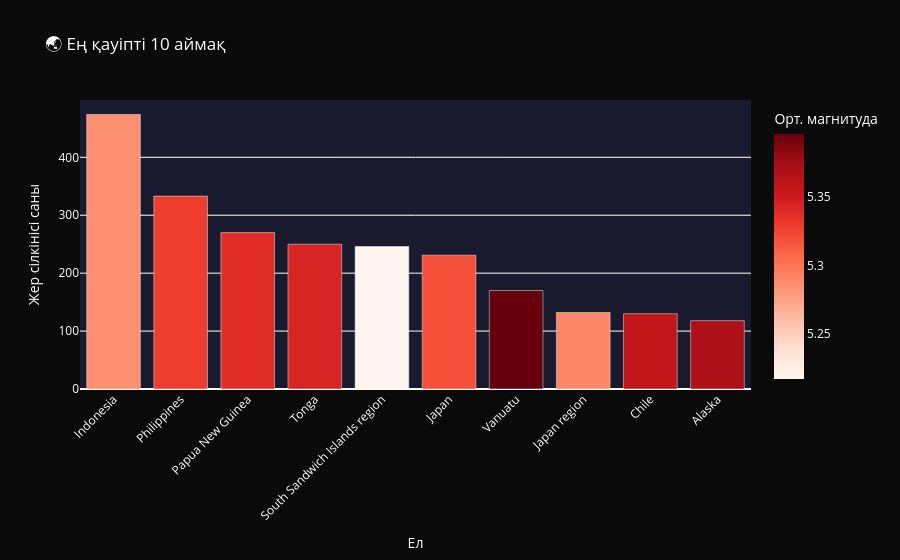

Source (notebook cell):
### Code cell
# Ең қауіпті аймақтар — Top 10 ел
df_clean['country'] = df_clean['place'].str.split(', ').str[-1]

top_countries = df_clean.groupby('country').agg(
    count=('mag', 'count'),
    avg_mag=('mag', 'mean'),
    max_mag=('mag', 'max')
).sort_values('count', ascending=False).head(10).reset_index()

fig5 = px.bar(
    top_countries,
    x='country',
    y='count',
    color='avg_mag',
    color_continuous_scale='Reds',
    title='🌏 Ең қауіпті 10 аймақ',
    labels={'country': 'Ел', 'count': 'Жер сілкінісі саны', 'avg_mag': 'Орт. магнитуда'}
)

fig5.update_layout(
    paper_bgcolor='#0a0a0a',
    plot_bgcolor='#1a1a2e',
    font=dict(color='white'),
    xaxis_tickangle=-45
)

fig5.show()

### Figure 1 — Plotly figure (JSON) as saved in the notebook; plotly's stock layout.template omitted (floating-point values rounded to 4 significant figures)
{"data": [{"hovertemplate": "Ел=%{x}<br>Жер сілкінісі саны=%{y}<br>Орт. магнитуда=%{marker.color}<extra></extra>", "legendgroup": "", "marker": {"color": [5.285, 5.328, 5.338, 5.343, 5.217, 5.319, 5.396, 5.291, 5.356, 5.369], "coloraxis": "coloraxis", "pattern": {"shape": ""}}, "name": "", "orientation": "v", "showlegend": false, "textposition": "auto", "type": "bar", "x": ["Indonesia", "Philippines", "Papua New Guinea", "Tonga", "South Sandwich Islands region", "Japan", "Vanuatu", "Japan region", "Chile", "Alaska"], "xaxis": "x", "y": [474, 333, 270, 250, 246, 231, 170, 132, 130, 118], "yaxis": "y"}], "layout": {"barmode": "relative", "coloraxis": {"colorbar": {"title": {"text": "Орт. магнитуда"}}, "colorscale": [[0, "rgb(255,245,240)"], [0.125, "rgb(254,224,210)"], [0.25, "rgb(252,187,161)"], [0.375, "rgb(252,146,114)"], [0.5, "rgb(251,106,74)"], [0.625, "rgb(239,59,44)"], [0.75, "rgb(203,24,29)"], [0.875, "rgb(165,15,21)"], [1, "rgb(103,0,13)"]]}, "font": {"color": "white"}, "legend": {"tracegroupgap": 0}, "paper_bgcolor": "#0a0a0a", "plot_bgcolor": "#1a1a2e", "title": {"text": "🌏 Ең қауіпті 10 аймақ"}, "xaxis": {"anchor": "y", "domain": [0, 1], "tickangle": -45, "title": {"text": "Ел"}}, "yaxis": {"anchor": "x", "domain": [0, 1], "title": {"text": "Жер сілкінісі саны"}}}}
